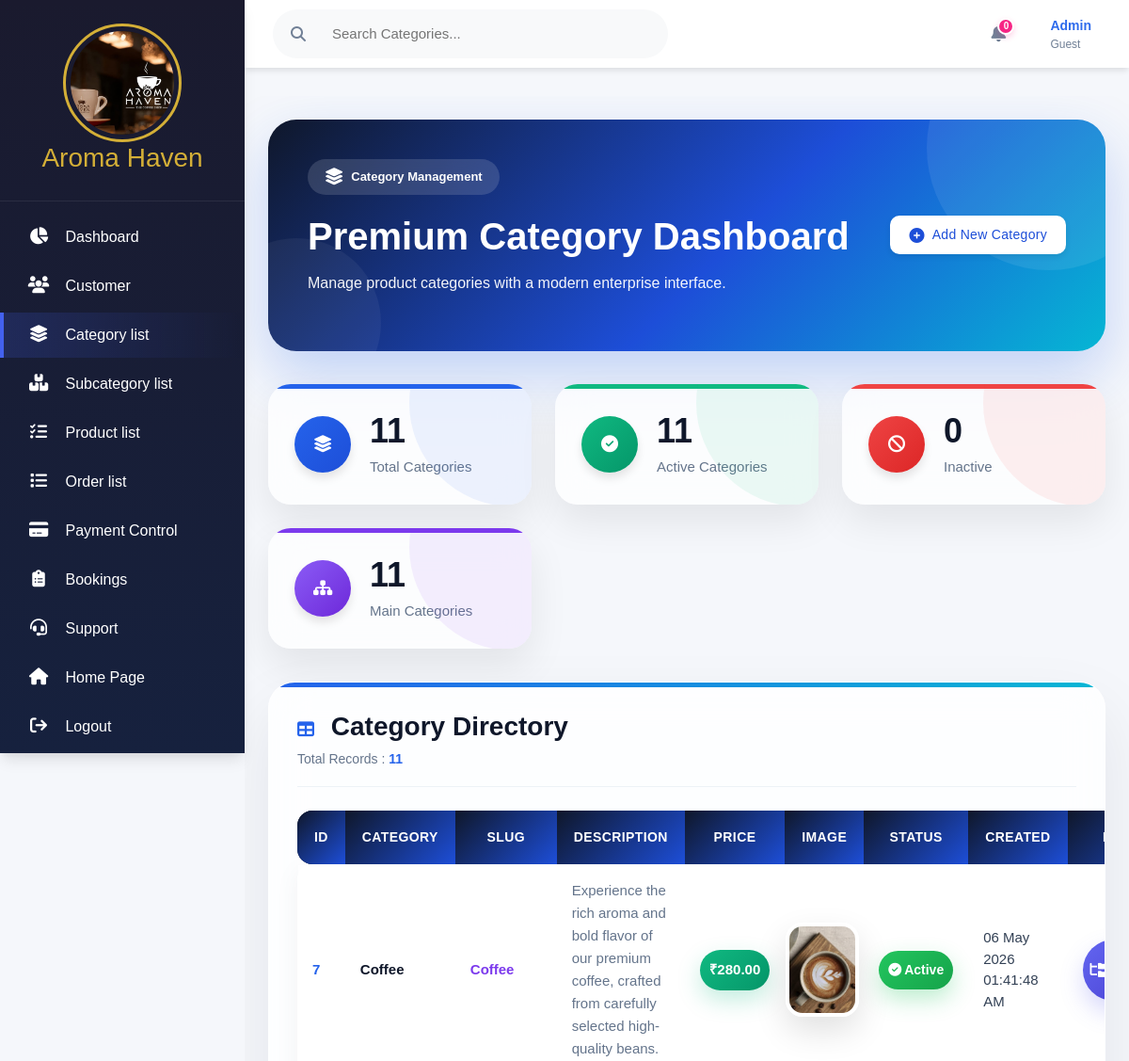
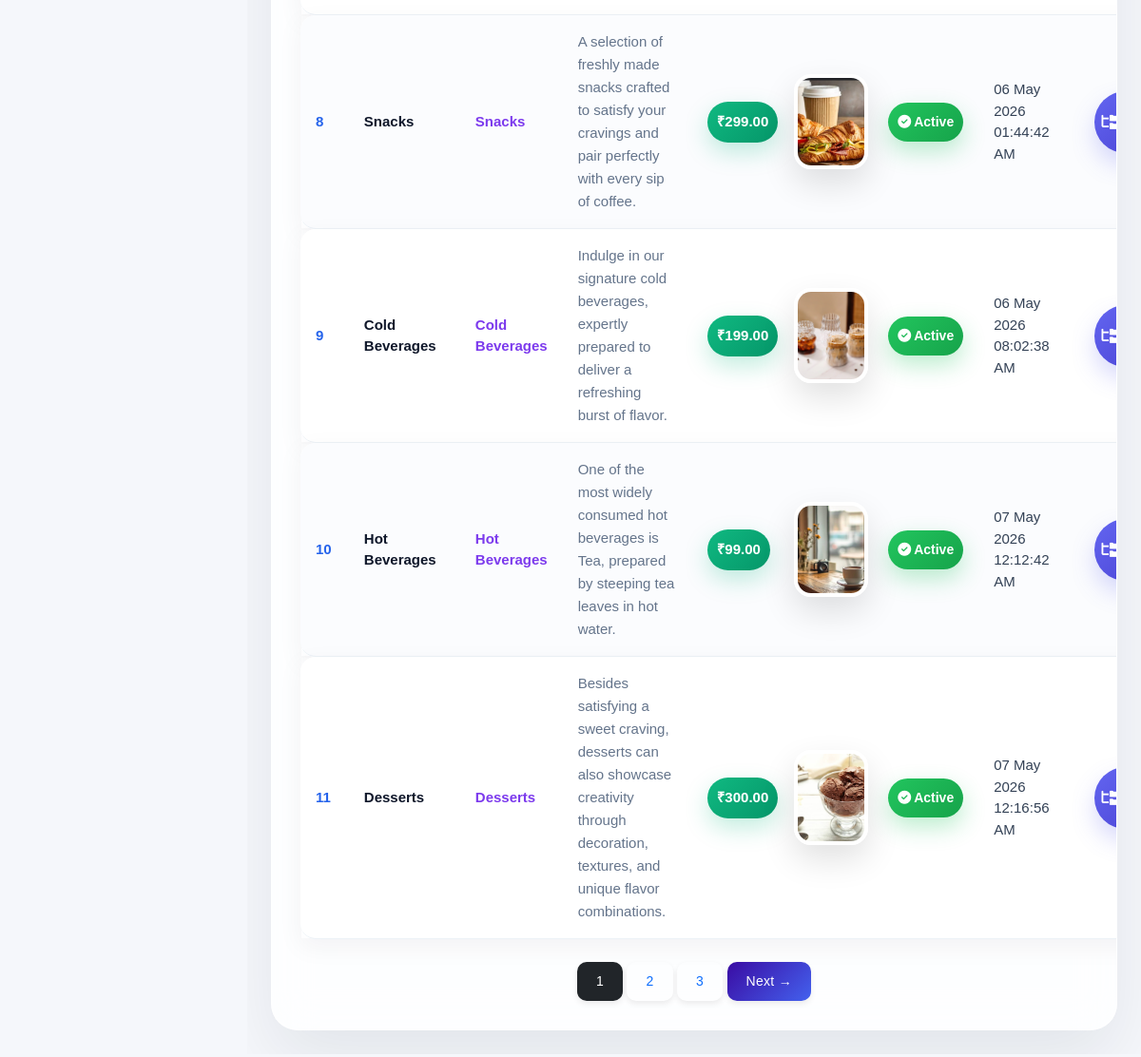
The app's page /admin/category_list.php with its own data (2 pictures, top to bottom).
### tables this page shows
CREATE TABLE `categories` (
  `id` int(255) NOT NULL,
  `name` varchar(255) NOT NULL,
  `slug` varchar(255) NOT NULL,
  `descri` varchar(255) NOT NULL,
  `price` int(255) NOT NULL,
  `image` text NOT NULL,
  `status` tinyint(1) NOT NULL DEFAULT 1,
  `create_at` timestamp NOT NULL DEFAULT current_timestamp(),
  `parent_id` int(255) NOT NULL DEFAULT 0
);

### admin/category_list.php (the view, shortened to what this page needs)
<?php
include_once("function.php");
?>
<!DOCTYPE html>
<html lang="en">
<head>
    <link rel="stylesheet" href="https://cdnjs.cloudflare.com/ajax/libs/font-awesome/6.7.2/css/all.min.css" />
    <link rel="stylesheet"  type="text/css" href="../assets/bootstrap-5.3.7-dist/css/bootstrap.min.css"  />
    <link rel="stylesheet"
    href="https://cdn.datatables.net/2.3.7/css/dataTables.bootstrap5.min.css">
     <link rel="stylesheet" href="https://cdn.datatables.net/2.3.7/css/dataTables.bootstrap5.min.css">
    <link rel="stylesheet" href="admin_panel.css">
</head>
<body>
<?php
$limit = 5;
$page = isset($_GET['page']) ? (int)$_GET['page'] : 1;
$offset = ($page - 1) * $limit;
$total_sql = "
SELECT COUNT(*) as total
FROM categories c
LEFT JOIN categories p
ON p.id = c.parent_id
WHERE 1
";
$total_query = mysqli_query($conn,$total_sql);
$total_row = mysqli_fetch_assoc($total_query);
$total_records = $total_row['total'];
$total_pages = ceil($total_records / $limit);
$sql = "
SELECT c.*,
       IFNULL(p.name,'Main Category') AS parent_name
FROM categories c
LEFT JOIN categories p
ON p.id = c.parent_id
WHERE 1
";
$sql .= "
ORDER BY c.id ASC
LIMIT $offset,$limit
";
$res = mysqli_query($conn,$sql);
?>
    <div class="container" style="margin-left:-1%; min-width:102%; ">
      <?php
        include "sidebar.php";
        ?>
      <?php
        include "header.php";
        ?>
<div class="main-content">
    <div class="hero-section">
        <div class="hero-left">
            <span class="hero-tag">
                <i class="fas fa-layer-group"></i>
                Category Management
            </span>
            <h1>
                Premium Category Dashboard
            </h1>
            <p>
                Manage product categories with a modern enterprise interface.
            </p>
        </div>
        <div class="hero-right">
            <a href="add_category.php" class="btn btn-add-category">
                <i class="fas fa-plus-circle"></i>
                Add New Category
            </a>
        </div>
    </div>
    <div class="dashboard-grid">
        <div class="dashboard-card blue">
            <div class="card-icon">
                <i class="fas fa-layer-group"></i>
            </div>
            <div>
                <h2>
                    <?php
                    $total=mysqli_fetch_assoc(mysqli_query($conn,"
                    SELECT COUNT(*) total
                    FROM categories"));
                    echo $total['total'];
                    ?>
                </h2>
                <span>Total Categories</span>
            </div>
        </div>
        <div class="dashboard-card green">
            <div class="card-icon">
                <i class="fas fa-check-circle"></i>
            </div>
            <div>
                <h2>
                    <?php
                    $active=mysqli_fetch_assoc(mysqli_query($conn,"
                    SELECT COUNT(*) total
                    FROM categories
                    WHERE status=1"));
                    echo $active['total'];
                    ?>
                </h2>
                <span>Active Categories</span>
            </div>
        </div>
        <div class="dashboard-card red">
            <div class="card-icon">
                <i class="fas fa-ban"></i>
            </div>
            <div>
                <h2>
                    <?php
                    $inactive=mysqli_fetch_assoc(mysqli_query($conn,"
                    SELECT COUNT(*) total
                    FROM categories
                    WHERE status=0"));
                    echo $inactive['total'];
                    ?>
                </h2>
                <span>Inactive</span>
            </div>
        </div>
        <div class="dashboard-card purple">
            <div class="card-icon">
                <i class="fas fa-sitemap"></i>
            </div>
            <div>
                <h2>
                    <?php
                    $parent=mysqli_fetch_assoc(mysqli_query($conn,"
                    SELECT COUNT(*) total
                    FROM categories
                    WHERE parent_id=0"));
                    echo $parent['total'];
                    ?>
                </h2>
                <span>Main Categories</span>
            </div>
        </div>
    </div>
    <div class="premium-table-card">
        <div class="table-top">
            <div>
                <h3>
                    <i class="fas fa-table"></i>
                    Category Directory
                </h3>
                <small>
                    Total Records :
                    <strong>
                        <?php echo $total_records; ?>
                    </strong>
                </small>
            </div>
        </div>
            <table class="table premium-table align-middle">
                <thead>
                    <tr>
                        <th>ID</th>
                        <th>Category</th>
                        <th>Slug</th>
                        <th>Description</th>
                        <th>Price</th>
                        <th>Image</th>
                        <th>Status</th>
                        <th>Created</th>
                        <th>Parent</th>
                    </tr>
                </thead>
                <tbody>
                <?php
               if(mysqli_num_rows($res) > 0){
                        while($row = mysqli_fetch_assoc($res)){
                ?>
                        <tr>
                             <td><?php echo $row['id']; ?></td>
                            <td><?php echo $row['name']; ?></td>
                            <td><?php echo $row['slug'] ; ?></td>
                            <td><?php echo $row['descri']; ?></td>
                             <td>
    <span class="price-tag">
        ₹<?php echo number_format($row['price'],2); ?>
    </span>
</td>
                            <td><img src="<?php echo !empty($row['image']) ? '../images/' . $row['image'] : '../images/default.avif'; ?>" style="height: 100px ; width:150%;" /></td>
                            <td>
<?php if($row['status']){ ?>
<span class="status-badge status-active">
<i class="fa-solid fa-circle-check"></i>
Active
</span>
<?php } ?>
</td>
                              <td>
                            <?php
                            echo !empty($row['create_at'])
                                ? date("d M Y h:i:s A", strtotime($row['create_at']))
                                : '-';
                            ?>
                            </td>
                            <td>
<span class="parent-badge">
<i class="fa-solid fa-folder-tree"></i>
</span>
</td>
                        </tr>
                    <?php
                    }
               } else {
                    ?>
                    <tr>
                        <td colspan="4" class="text-danger text-center">No record Found.</td>
                    </tr>
                <?php  } ?>
            </tbody>
</table>
<div class="text-center mt-4">
<?php for($p=1; $p<=$total_pages; $p++){ ?>
    <a class="btn <?php echo ($p==$page)?'btn-dark':'btn-outline-primary'; ?>"
       href="?page=<?php echo $p; ?>&search=<?php echo urlencode($search); ?>">
       <?php echo $p; ?>
    </a>
<?php } ?>
<?php if($page < $total_pages){ ?>
    <a class="btn btn-primary"
       href="?page=<?php echo $page+1; ?>&search=<?php echo urlencode($search); ?>">
        Next →
    </a>
<?php } ?>
</div>
</body>
</html>

### admin/admin_panel.css (style rules this page uses)
:root { --primary: #3a0ca3; --primary-light: #4361ee; --secondary: #7209b7; --success: #4cc9f0; --danger: #f72585; --warning: #f8961e; --info: #4895ef; --dark: #1a1a2e; --light: #f8f9fa; --border: #e9ecef; --text: #2d3748; --text-light: #718096; --shadow: 0 10px 15px -3px rgba(0, 0, 0, 0.1), 0 4px 6px -2px rgba(0, 0, 0, 0.05); --shadow-sm: 0 4px 6px -1px rgba(0, 0, 0, 0.1); --shadow-lg: 0 20px 25px -5px rgba(0, 0, 0, 0.1), 0 10px 10px -5px rgba(0, 0, 0, 0.04); --radius: 10px; --radius-sm: 6px; --sidebar-width: 260px; --header-height: 70px; --transition: all 0.3s ease; }
* { margin: 0; padding: 0; box-sizing: border-box; font-family: "Poppins", sans-serif; }
body { background-color: #f5f7fb; color: var(--text); overflow-x: hidden; }
.container { display: grid; display: block; grid-template-rows: var(--header-height) 1fr; min-height: 100vh; }
.main-content, .header { margin-left: 260px; width: calc(100% - 260px); }
.main-content { grid-column: 2; padding: 25px 30px; overflow-y: auto; margin-left: 260px; padding: 25px; width: calc(100% - 260px); }
.card-icon { width: 60px; height: 60px; border-radius: 50%; display: flex; align-items: center; justify-content: center; font-size: 24px; color: white; box-shadow: 0 6px 10px rgba(0, 0, 0, 0.1); transition: var(--transition); }
.btn { display: inline-flex; align-items: center; justify-content: center; padding: 10px 20px; border-radius: var(--radius); font-weight: 500; cursor: pointer; transition: all 0.3s; border: none; outline: none; font-size: 14px; letter-spacing: 0.3px; box-shadow: 0 3px 6px rgba(0, 0, 0, 0.08); position: relative; overflow: hidden; }
.btn::after { content: ""; position: absolute; width: 100%; height: 100%; top: 0; left: -100%; background: linear-gradient( 90deg, transparent, rgba(255, 255, 255, 0.2), transparent ); transition: 0.5s; }
.btn i { margin-right: 8px; font-size: 16px; transition: var(--transition); }
.btn-primary { background: linear-gradient(135deg, var(--primary), var(--primary-light)); color: white; }
.fas { font-size: 18px; }

### records on screen
categories: id "7", name "Coffee", slug "Coffee", descri "Experience the rich aroma and bold flavor of our premium coffee, crafted from carefully selected high-quality beans.", price "280.00", image (picture), status 1 (drawn), create_at "06 May 2026 01:41:48 AM"
categories: id "8", name "Snacks", slug "Snacks", descri "A selection of freshly made snacks crafted to satisfy your cravings and pair perfectly with every sip of coffee.", price "299.00", image (picture), status 1 (drawn), create_at "06 May 2026 01:44:42 AM"
categories: id "9", name "Cold Beverages", slug "Cold Beverages", descri "Indulge in our signature cold beverages, expertly prepared to deliver a refreshing burst of flavor.", price "199.00", image (picture), status 1 (drawn), create_at "06 May 2026 08:02:38 AM"
categories: id "10", name "Hot Beverages", slug "Hot Beverages", descri "One of the most widely consumed hot beverages is Tea, prepared by steeping tea leaves in hot water.", price "99.00", image (picture), status 1 (drawn), create_at "07 May 2026 12:12:42 AM"
categories: id "11", name "Desserts", slug "Desserts", descri "Besides satisfying a sweet craving, desserts can also showcase creativity through decoration, textures, and unique flavor combinations.", price "300.00", image (picture), status 1 (drawn), create_at "07 May 2026 12:16:56 AM"

### other values on screen
$notificationData['total'] "0"
$_SESSION['user_name'] "Guest"
$total['total'] "11"
$active['total'] "11"
$inactive['total'] "0"
$parent['total'] "11"
$total_records "11"
